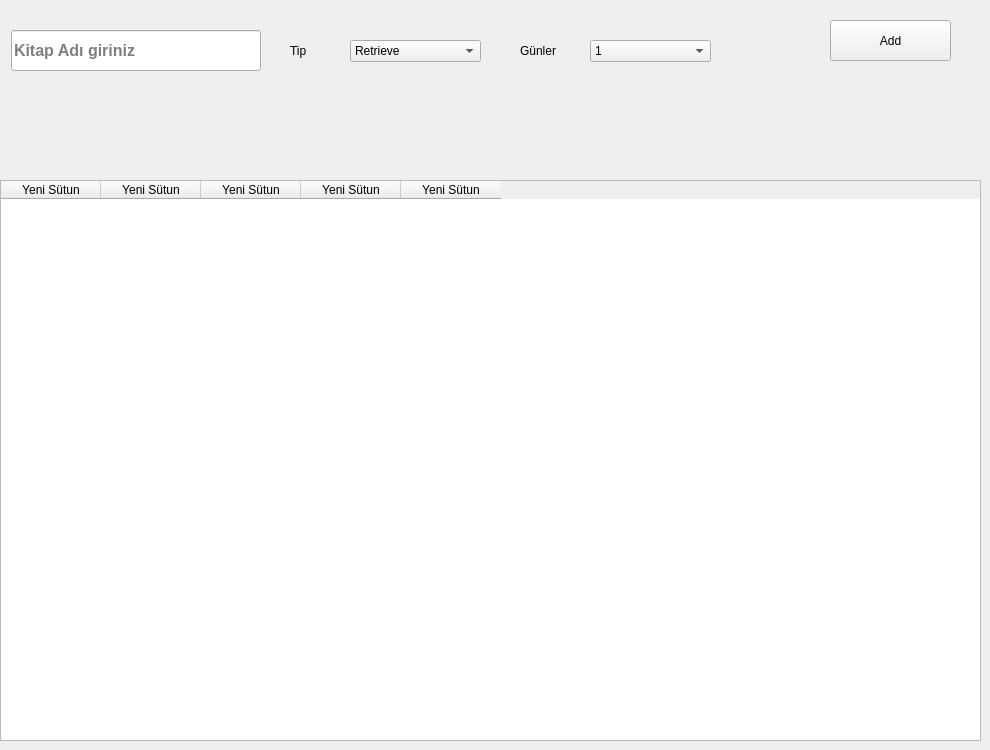
        <widget class="QWidget" name="tab_29">
         <attribute name="title">
          <string>Sayfa</string>
         </attribute>
         <widget class="QTableWidget" name="tableWidget_10">
          <property name="geometry">
           <rect>
            <x>0</x>
            <y>180</y>
            <width>981</width>
            <height>561</height>
           </rect>
          </property>
          <column>
           <property name="text">
            <string>Yeni Sütun</string>
           </property>
          </column>
          <column>
           <property name="text">
            <string>Yeni Sütun</string>
           </property>
          </column>
          <column>
           <property name="text">
            <string>Yeni Sütun</string>
           </property>
          </column>
          <column>
           <property name="text">
            <string>Yeni Sütun</string>
           </property>
          </column>
          <column>
           <property name="text">
            <string>Yeni Sütun</string>
           </property>
          </column>
         </widget>
         <widget class="QPushButton" name="pushButton_42">
          <property name="geometry">
           <rect>
            <x>830</x>
            <y>20</y>
            <width>121</width>
            <height>41</height>
           </rect>
          </property>
          <property name="text">
           <string>Add</string>
          </property>
         </widget>
         <widget class="QLineEdit" name="lineEdit_65">
          <property name="geometry">
           <rect>
            <x>11</x>
            <y>30</y>
            <width>250</width>
            <height>41</height>
           </rect>
          </property>
          <property name="sizePolicy">
           <sizepolicy hsizetype="Expanding" vsizetype="Fixed">
            <horstretch>0</horstretch>
            <verstretch>0</verstretch>
           </sizepolicy>
          </property>
          <property name="minimumSize">
           <size>
            <width>0</width>
            <height>0</height>
           </size>
          </property>
          <property name="sizeIncrement">
           <size>
            <width>0</width>
            <height>0</height>
           </size>
          </property>
          <property name="font">
           <font>
            <pointsize>12</pointsize>
            <weight>75</weight>
            <bold>true</bold>
            <strikeout>false</strikeout>
            <stylestrategy>PreferAntialias</stylestrategy>
           </font>
          </property>
          <property name="placeholderText">
           <string>Kitap Adı giriniz</string>
          </property>
         </widget>
         <widget class="QComboBox" name="comboBox_23">
          <property name="geometry">
           <rect>
            <x>350</x>
            <y>40</y>
            <width>131</width>
            <height>22</height>
           </rect>
          </property>
          <item>
           <property name="text">
            <string>Retrieve</string>
           </property>
          </item>
          <item>
           <property name="text">
            <string>Rent</string>
           </property>
          </item>
         </widget>
         <widget class="QComboBox" name="comboBox_24">
          <property name="geometry">
           <rect>
            <x>590</x>
            <y>40</y>
            <width>121</width>
            <height>22</height>
           </rect>
          </property>
          <item>
           <property name="text">
            <string>1</string>
           </property>
          </item>
          <item>
           <property name="text">
            <string>2</string>
           </property>
          </item>
          <item>
           <property name="text">
            <string>3</string>
           </property>
          </item>
          <item>
           <property name="text">
            <string>4</string>
           </property>
          </item>
          <item>
           <property name="text">
            <string>5</string>
           </property>
          </item>
          <item>
           <property name="text">
            <string>6</string>
           </property>
          </item>
         </widget>
         <widget class="QLabel" name="label_88">
          <property name="geometry">
           <rect>
            <x>290</x>
            <y>40</y>
            <width>71</width>
            <height>21</height>
           </rect>
          </property>
          <property name="text">
           <string>Tip</string>
          </property>
         </widget>
         <widget class="QLabel" name="label_89">
          <property name="geometry">
           <rect>
            <x>520</x>
            <y>40</y>
            <width>61</width>
            <height>21</height>
           </rect>
          </property>
          <property name="text">
           <string>Günler</string>
          </property>
         </widget>
        </widget>
